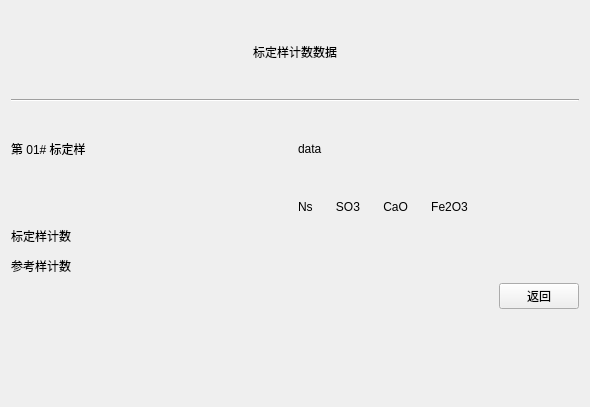
<?xml version="1.0" encoding="UTF-8"?>
<ui version="4.0">
 <class>showcalibratemeasurement</class>
 <widget class="QWidget" name="showcalibratemeasurement">
  <property name="geometry">
   <rect>
    <x>0</x>
    <y>0</y>
    <width>590</width>
    <height>407</height>
   </rect>
  </property>
  <property name="windowTitle">
   <string>Form</string>
  </property>
  <layout class="QGridLayout" name="gridLayout_2">
   <item row="0" column="0">
    <layout class="QVBoxLayout" name="verticalLayout">
     <item>
      <widget class="QLabel" name="label">
       <property name="text">
        <string>标定样计数数据</string>
       </property>
       <property name="alignment">
        <set>Qt::AlignCenter</set>
       </property>
      </widget>
     </item>
     <item>
      <widget class="Line" name="line">
       <property name="orientation">
        <enum>Qt::Horizontal</enum>
       </property>
      </widget>
     </item>
     <item>
      <layout class="QHBoxLayout" name="horizontalLayout_3">
       <item>
        <widget class="QLabel" name="label_number">
         <property name="text">
          <string>第 01# 标定样</string>
         </property>
        </widget>
       </item>
       <item>
        <widget class="QLabel" name="label_datatime">
         <property name="text">
          <string>data</string>
         </property>
        </widget>
       </item>
      </layout>
     </item>
     <item>
      <layout class="QGridLayout" name="gridLayout">
       <item row="0" column="0">
        <widget class="QLabel" name="label_7">
         <property name="text">
          <string/>
         </property>
        </widget>
       </item>
       <item row="0" column="1">
        <widget class="QLabel" name="label_6">
         <property name="text">
          <string>Ns       SO3       CaO       Fe2O3</string>
         </property>
        </widget>
       </item>
       <item row="1" column="0">
        <widget class="QLabel" name="label_2">
         <property name="text">
          <string>标定样计数 </string>
         </property>
        </widget>
       </item>
       <item row="1" column="1">
        <widget class="QLabel" name="label_calibrate">
         <property name="text">
          <string/>
         </property>
        </widget>
       </item>
       <item row="2" column="0">
        <widget class="QLabel" name="label_3">
         <property name="text">
          <string>参考样计数 </string>
         </property>
        </widget>
       </item>
       <item row="2" column="1">
        <widget class="QLabel" name="label_reference">
         <property name="text">
          <string/>
         </property>
        </widget>
       </item>
      </layout>
     </item>
     <item>
      <layout class="QHBoxLayout" name="horizontalLayout_2">
       <item>
        <spacer name="horizontalSpacer">
         <property name="orientation">
          <enum>Qt::Horizontal</enum>
         </property>
         <property name="sizeHint" stdset="0">
          <size>
           <width>40</width>
           <height>20</height>
          </size>
         </property>
        </spacer>
       </item>
       <item>
        <widget class="QPushButton" name="pushButton">
         <property name="text">
          <string>返回</string>
         </property>
        </widget>
       </item>
      </layout>
     </item>
     <item>
      <layout class="QHBoxLayout" name="horizontalLayout">
       <item>
        <widget class="QWidget" name="widget" native="true"/>
       </item>
       <item>
        <widget class="QWidget" name="widget_2" native="true"/>
       </item>
       <item>
        <widget class="QWidget" name="widget_3" native="true"/>
       </item>
      </layout>
     </item>
    </layout>
   </item>
  </layout>
 </widget>
 <resources/>
 <connections/>
</ui>
